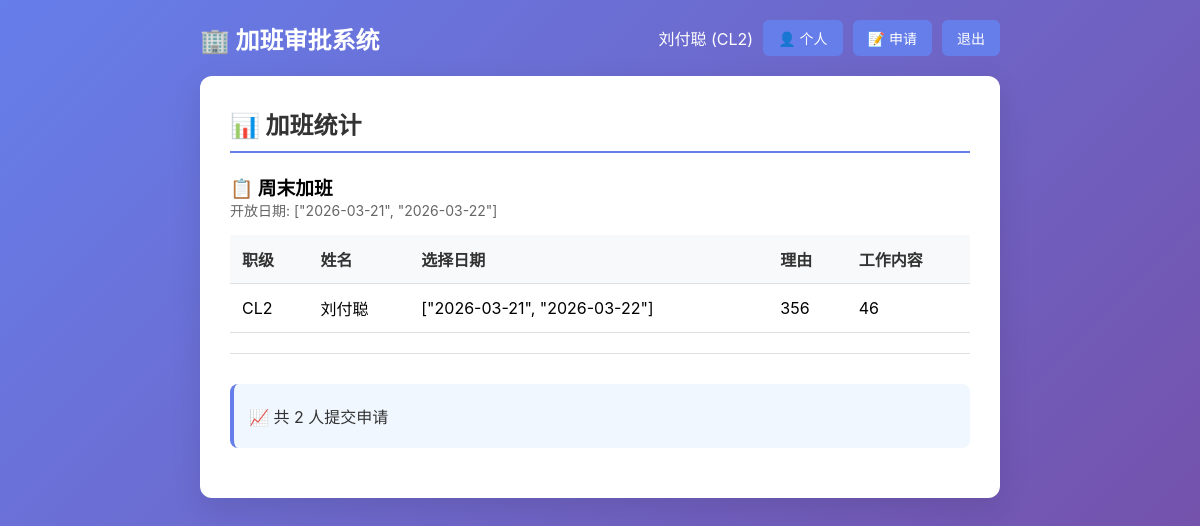
The page /stats (signed in) on the database as committed earlier.
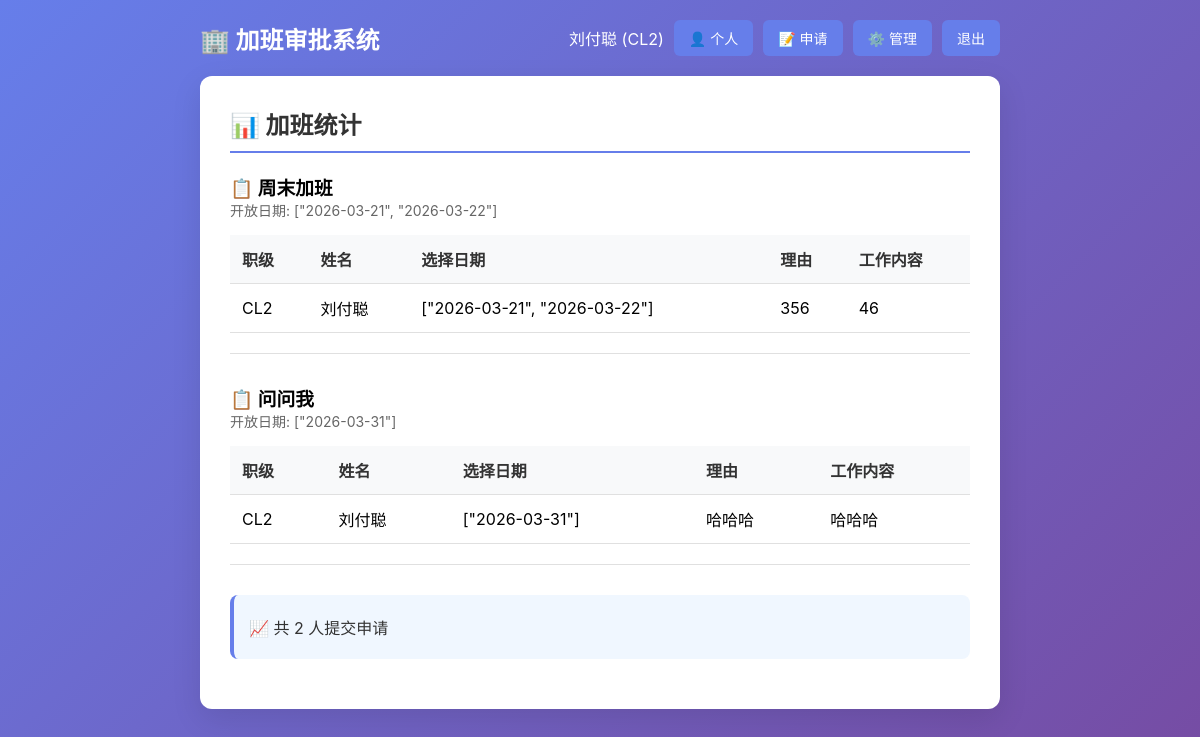
The same page on the database as committed later.
### tables this page shows
CREATE TABLE overtime_batches (
        id INTEGER PRIMARY KEY AUTOINCREMENT,
        name TEXT NOT NULL,
        dates TEXT NOT NULL,  -- JSON数组，如 ["2026-03-18", "2026-03-19"]
        is_open INTEGER DEFAULT 0,
        created_at TIMESTAMP DEFAULT CURRENT_TIMESTAMP
    );

CREATE TABLE applications (
        id INTEGER PRIMARY KEY AUTOINCREMENT,
        user_id INTEGER NOT NULL,
        batch_id INTEGER NOT NULL,
        selected_dates TEXT NOT NULL,  -- JSON数组，员工选择的日期
        reason TEXT NOT NULL,
        work_content TEXT NOT NULL,
        created_at TIMESTAMP DEFAULT CURRENT_TIMESTAMP,
        updated_at TIMESTAMP DEFAULT CURRENT_TIMESTAMP,
        FOREIGN KEY (batch_id) REFERENCES overtime_batches(id)
    );

CREATE TABLE users (
        id INTEGER PRIMARY KEY AUTOINCREMENT,
        username TEXT UNIQUE NOT NULL,
        password TEXT NOT NULL,
        name TEXT NOT NULL,
        rank TEXT NOT NULL,
        is_admin INTEGER DEFAULT 0
    );

### app.py (the view)
@app.route('/stats')
def stats():
    if 'user_id' not in session:
        return redirect(url_for('login'))
    conn = get_db()
    batches = conn.execute('SELECT * FROM overtime_batches WHERE is_open = 1').fetchall()
    all_applications = conn.execute('''SELECT a.*, u.name, u.rank, b.name as batch_name
                                       FROM applications a
                                       JOIN users u ON a.user_id = u.id
                                       JOIN overtime_batches b ON a.batch_id = b.id
                                       ORDER BY b.id, a.created_at''').fetchall()
    return render_template('stats.html', applications=all_applications, batches=batches)

### app.py (called while the page is built)
def get_db():
    if 'db' not in g:
        g.db = sqlite3.connect(DB_PATH)
        g.db.row_factory = sqlite3.Row
    return g.db

### templates/stats.html (shortened to what this page needs)
<!DOCTYPE html>
<html lang="zh-CN">
<head>
    <link rel="stylesheet" href="{{ url_for('static', filename='style.css') }}">
</head>
<body>
    <div class="container">
        <header>
            <h1>🏢 加班审批系统</h1>
            <div class="user-info">
                <span>{{ session['name'] }} ({{ session['rank'] }})</span>
                <a href="{{ url_for('profile') }}" class="btn-small">👤 个人</a>
                <a href="{{ url_for('index') }}" class="btn-small">📝 申请</a>
                {% if session.get('is_admin') %}
                    <a href="{{ url_for('admin') }}" class="btn-small">⚙️ 管理</a>
                {% endif %}
                <a href="{{ url_for('logout') }}" class="btn-small">退出</a>
            </div>
        </header>
        <div class="card">
            <h2>📊 加班统计</h2>
            {% if applications %}
                {% for batch in batches %}
                <div class="batch-section">
                    <h3>📋 {{ batch.name }}</h3>
                    <p class="hint">开放日期: {{ batch.dates }}</p>
                    <table>
                        <thead>
                            <tr>
                                <th>职级</th>
                                <th>姓名</th>
                                <th>选择日期</th>
                                <th>理由</th>
                                <th>工作内容</th>
                            </tr>
                        </thead>
                        <tbody>
                            {% for app in applications if app.batch_name == batch.name %}
                            <tr>
                                <td>{{ app.rank }}</td>
                                <td>{{ app.name }}</td>
                                <td>{{ app.selected_dates }}</td>
                                <td>{{ app.reason }}</td>
                                <td>{{ app.work_content }}</td>
                            </tr>
                            {% endfor %}
                        </tbody>
                    </table>
                </div>
                {% endfor %}
                <div class="info-box">
                    <p>📈 共 {{ applications|length }} 人提交申请</p>
                </div>
            {% else %}
                <p>暂无申请记录</p>
            {% endif %}
        </div>
    </div>
</body>
</html>

Rows that differ between the two databases and show on the page:
now on this page (row edited): overtime_batches: name "问问我", dates "[\"2026-03-31\"]"
now on this page (row unchanged): applications: rank "CL2", name "刘付聪", selected_dates "[\"2026-03-31\"]", reason "哈哈哈", work_content "哈哈哈", shown under "问问我"
Other text that changed with them:
text now shown: "⚙️ 管理"
